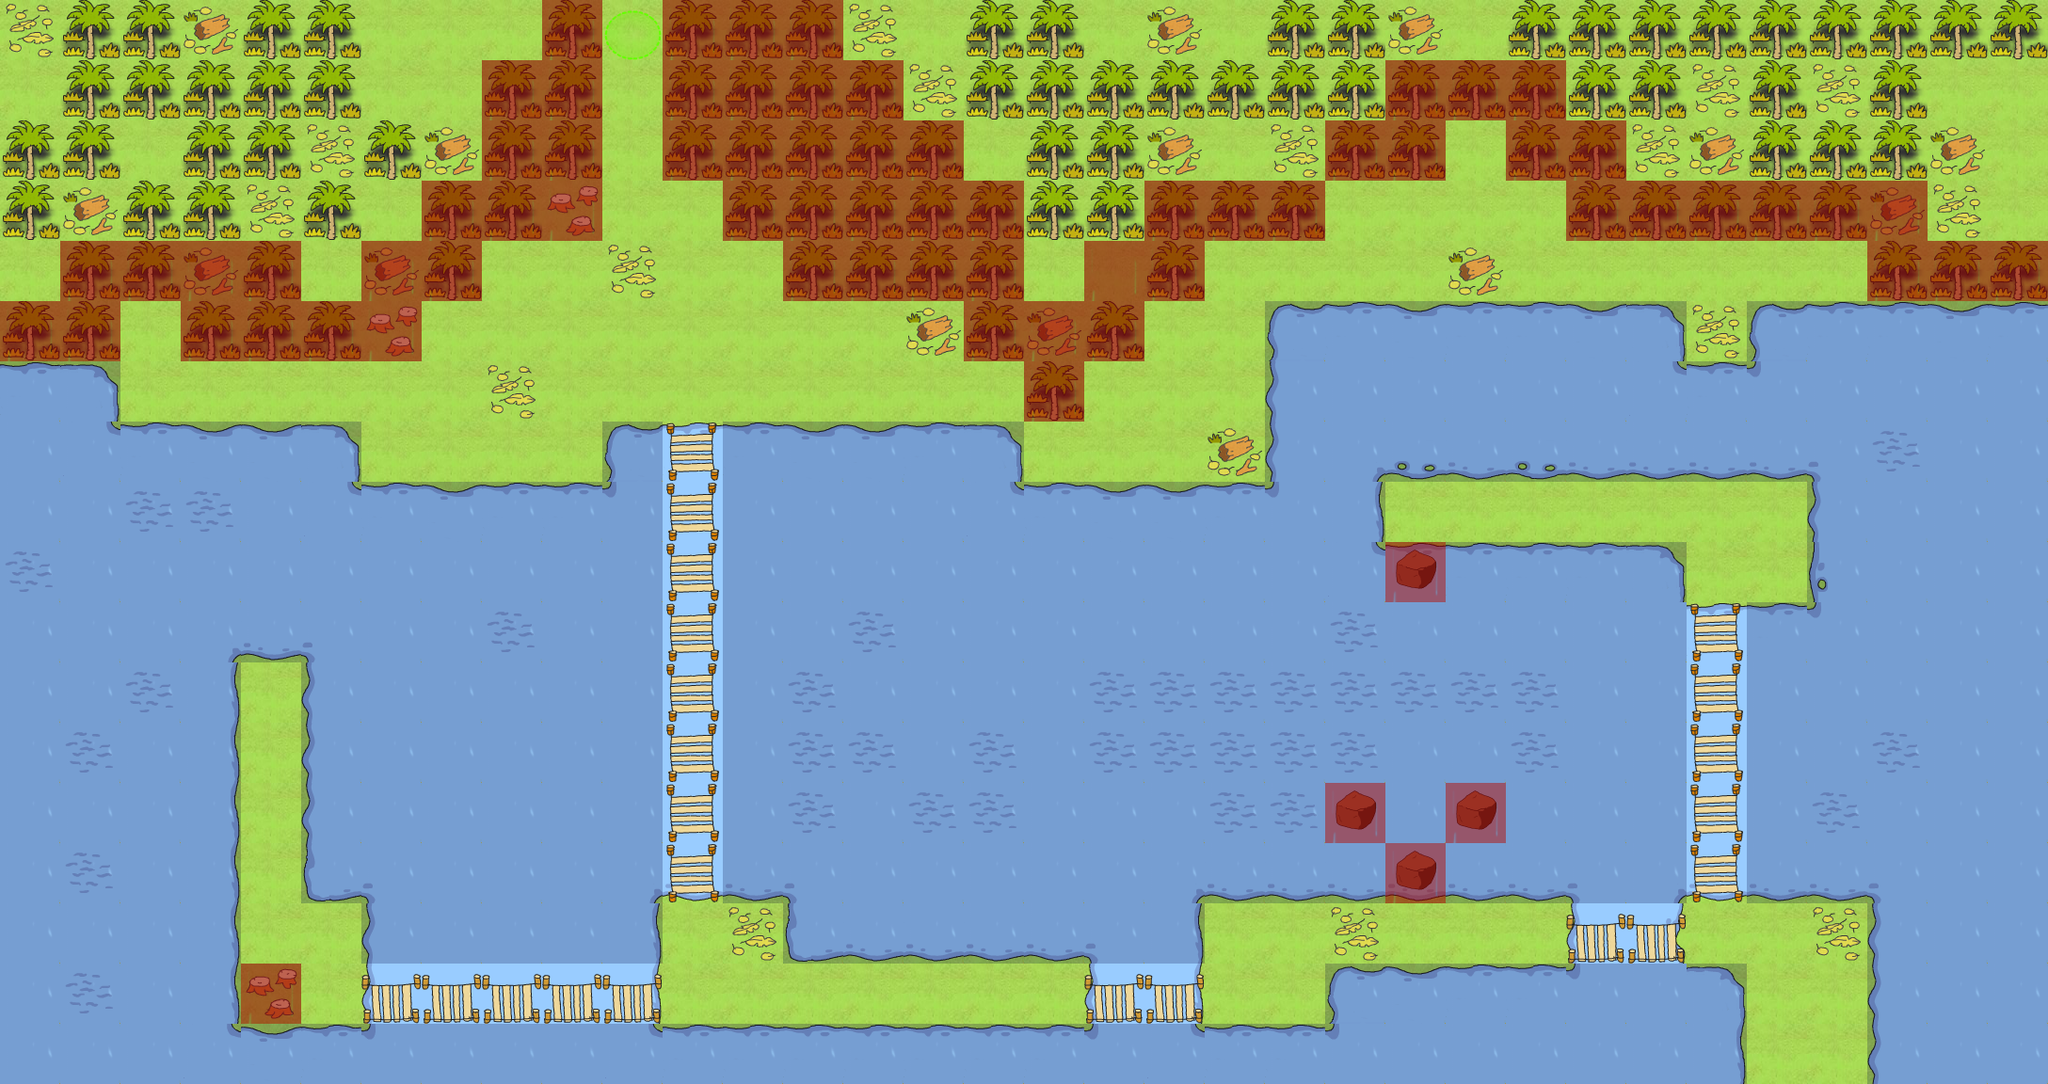

Tiled map render using the project's own tile images. Description and the map definition, with tile-layer contents summarised, below:
An orthogonal 34x18 tile map with 64x64 px tiles, 5 tile layers (ground, water, bridge/rock, trees, ...), 7 tilesets and 11 objects (2x characters/enemies/crocodiles/green_croc, characters/enemies/crocodiles/white_croc, characters/enemies/crocodiles/blue_croco, characters/player/player_one, characters/npcs/myla/myla, ...).

<map version="1.0" orientation="orthogonal" renderorder="right-down" width="34" height="18" tilewidth="64" tileheight="64" nextobjectid="14">
 <tileset firstgid="1" name="special" tilewidth="64" tileheight="64">
  <image source="../../../../tiles/special.png" width="320" height="1216" />
 </tileset>
 <tileset firstgid="96" name="water" tilewidth="64" tileheight="64">
  <image source="../../../../tiles/water.png" width="320" height="1216" />
 </tileset>
 <tileset firstgid="191" name="jungle" tilewidth="64" tileheight="64">
  <image source="../../../../tiles/jungle.png" width="320" height="1216" />
 </tileset>
 <tileset firstgid="286" name="paths" tilewidth="64" tileheight="64">
  <image source="../../../../tiles/paths.png" width="320" height="1216" />
 </tileset>
 <tileset firstgid="381" name="objects" tilewidth="64" tileheight="64">
  <image source="../../../../tiles/objects.png" width="320" height="1216" />
 </tileset>
 <tileset firstgid="476" name="sand" tilewidth="64" tileheight="64">
  <image source="../../../../tiles/sand.png" width="320" height="1216" />
 </tileset>
 <tileset firstgid="571" name="walls" tilewidth="64" tileheight="64">
  <image source="../../../../tiles/walls.png" width="320" height="1216" />
 </tileset>
 <layer name="ground" width="34" height="18">
  <data>[612 cells, 612 non-empty, 1 distinct tile ids]</data>
 </layer>
 <layer name="water" width="34" height="18">
  <data>[612 cells, 352 non-empty, 17 distinct tile ids]</data>
 </layer>
 <layer name="bridge/rock" width="34" height="18">
  <data>[612 cells, 34 non-empty, 6 distinct tile ids]</data>
 </layer>
 <layer name="trees" width="34" height="18">
  <data>[612 cells, 135 non-empty, 4 distinct tile ids]</data>
 </layer>
 <objectgroup name="Object Layer 1">
  <object id="1" name="characters/enemies/crocodiles/white_crocodile/croc_5" gid="391" x="768" y="704" width="64" height="64" />
  <object id="2" name="characters/enemies/crocodiles/blue_crocodile/croc_4" gid="391" x="1472" y="896" width="64" height="64" />
  <object id="3" name="characters/enemies/crocodiles/green_crocodile/croc_1" gid="391" x="640" y="832" width="64" height="64" />
  <object id="5" name="characters/enemies/crocodiles/green_crocodile/croc_2" gid="391" x="640" y="768" width="64" height="64" />
  <object id="7" name="characters/player/player_one" gid="381" x="1856" y="1152" width="64" height="64" />
  <object id="8" name="characters/npcs/myla/myla" gid="381" x="1920" y="1152" width="64" height="64" />
  <object id="9" name="tile_trigger/trigger_end" gid="387" x="704" y="448" width="64" height="64" />
  <object id="10" name="tile_trigger/level_exit" gid="387" x="640" y="64" width="64" height="64" />
  <object id="11" name="player_data/player_data" gid="382" x="0" y="64" width="64" height="64" />
  <object id="12" name="tile_trigger/exit_level_start1" gid="387" x="1856" y="1152" width="64" height="64" />
  <object id="13" name="tile_trigger/exit_level_start2" gid="387" x="1920" y="1152" width="64" height="64" />
 </objectgroup>
 <layer name="SpecialLayer" width="34" height="18">
  <data>[612 cells, 397 non-empty, 2 distinct tile ids]</data>
 </layer>
</map>
